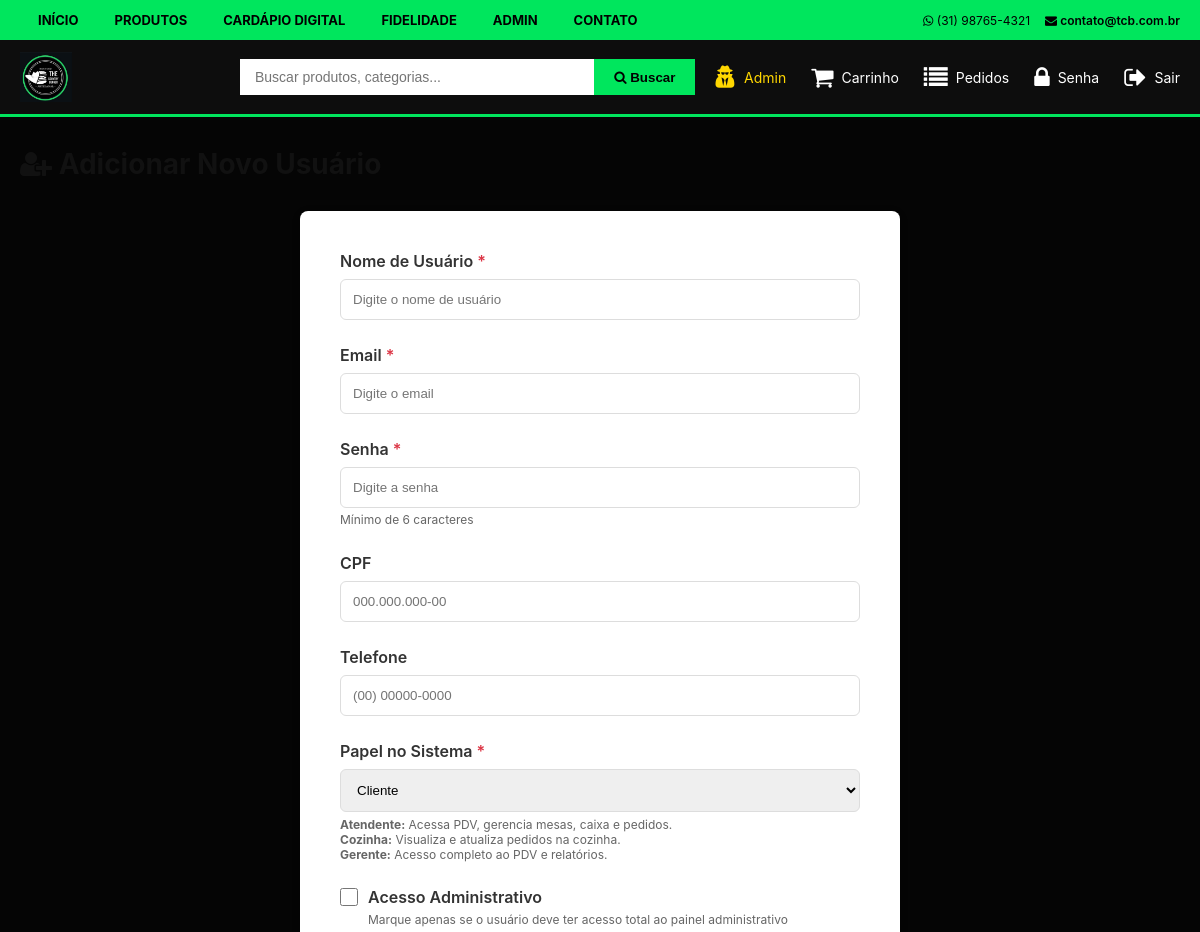
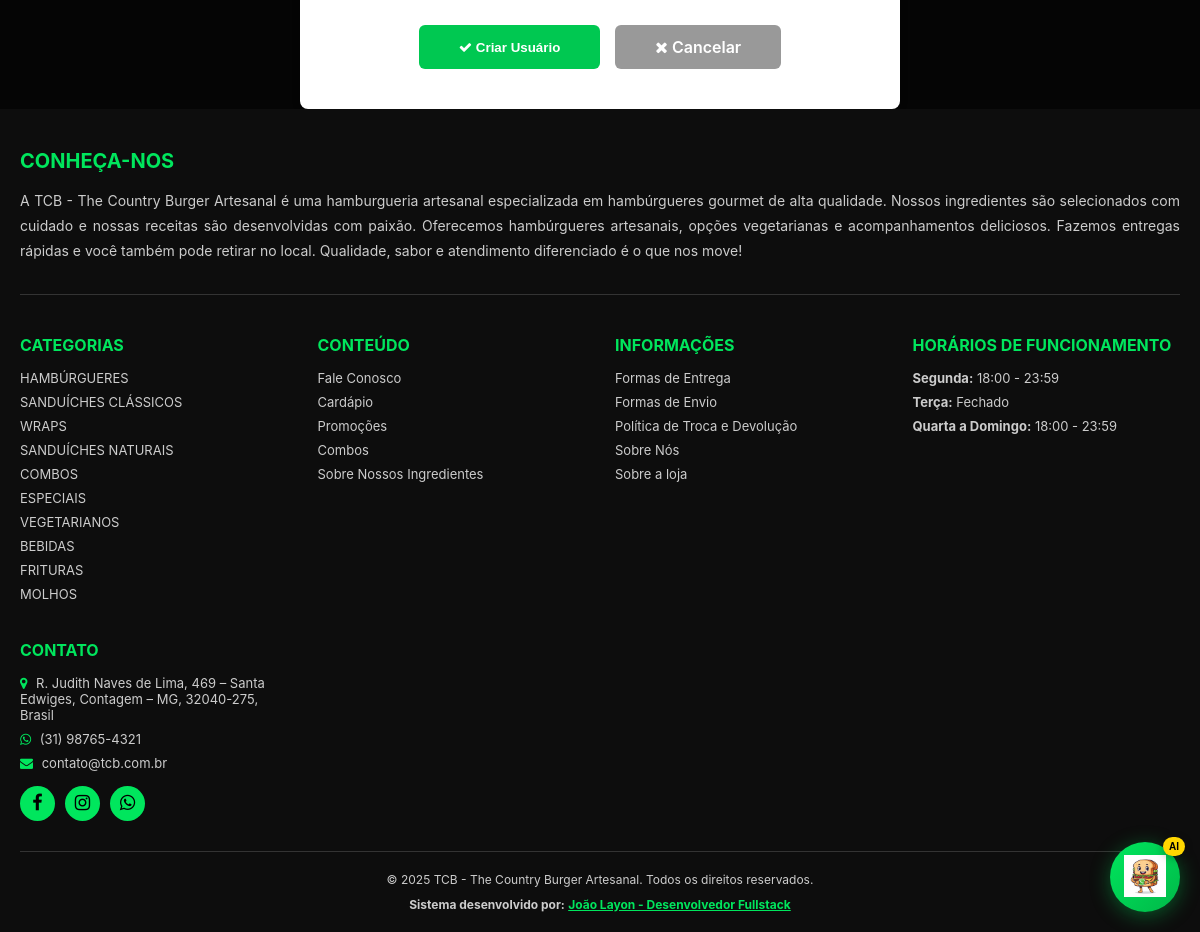
The app's page /admin/usuarios/adicionar (signed in) with its own data (2 pictures, top to bottom).
### app/models.py (models this page shows)
class Category(db.Model):
    id = db.Column(db.Integer, primary_key=True)
    name = db.Column(db.String(100), nullable=False, unique=True)
    description = db.Column(db.Text)
    image_url = db.Column(db.String(500))
    created_at = db.Column(db.DateTime, default=utcnow_brasilia)
    products = db.relationship('Product', backref='category', lazy=True)

### app/routes/admin.py (the view, shortened to what this page needs)
@admin_bp.route('/usuarios/adicionar', methods=['GET', 'POST'])
@login_required
@admin_required
def add_user():
    return render_template('admin/add_user.html')

### app/models.py (called while the page is built)
    @staticmethod
    def get_setting(key, default=None):
        setting = StoreSettings.query.filter_by(setting_key=key).first()
        return setting.setting_value if setting else default

### app/routes/admin.py (called while the page is built)
def admin_required(f):
    @wraps(f)
    def decorated_function(*args, **kwargs):
        if not current_user.is_authenticated or not current_user.is_admin:
            flash('Acesso restrito a administradores.', 'danger')
            return redirect(url_for('main.index'))
        return f(*args, **kwargs)
    return decorated_function

### app/templates/admin/add_user.html (shortened to what this page needs)
{% extends "base.html" %}
{% block content %}
<div class="content_section" style="margin-top: 30px;">
    <h2 style="font-size: 28px; margin-bottom: 30px; color: #111;">
        <i class="fa fa-user-plus"></i> Adicionar Novo Usuário
    </h2>
    <div style="background: #fff; padding: 40px; border-radius: 8px; box-shadow: 0 2px 10px rgba(0,0,0,0.1); max-width: 600px; margin: 0 auto;">
        <form method="POST">
            <div style="margin-bottom: 25px;">
                <label style="display: block; margin-bottom: 8px; font-weight: 600; color: #333;">
                    Nome de Usuário <span style="color: #dc3545;">*</span>
                </label>
                <input type="text" name="username" required class="input" style="width: 100%; padding: 12px; border: 1px solid #ddd; border-radius: 6px;" placeholder="Digite o nome de usuário">
            </div>
            <div style="margin-bottom: 25px;">
                <label style="display: block; margin-bottom: 8px; font-weight: 600; color: #333;">
                    Email <span style="color: #dc3545;">*</span>
                </label>
                <input type="email" name="email" required class="input" style="width: 100%; padding: 12px; border: 1px solid #ddd; border-radius: 6px;" placeholder="Digite o email">
            </div>
            <div style="margin-bottom: 25px;">
                <label style="display: block; margin-bottom: 8px; font-weight: 600; color: #333;">
                    Senha <span style="color: #dc3545;">*</span>
                </label>
                <input type="password" name="password" required class="input" style="width: 100%; padding: 12px; border: 1px solid #ddd; border-radius: 6px;" placeholder="Digite a senha" minlength="6">
                <small style="color: #666; font-size: 12px;">Mínimo de 6 caracteres</small>
            </div>
            <div style="margin-bottom: 25px;">
                <label style="display: block; margin-bottom: 8px; font-weight: 600; color: #333;">CPF</label>
                <input type="text" name="cpf" class="input" style="width: 100%; padding: 12px; border: 1px solid #ddd; border-radius: 6px;" placeholder="000.000.000-00" maxlength="14">
            </div>
            <div style="margin-bottom: 25px;">
                <label style="display: block; margin-bottom: 8px; font-weight: 600; color: #333;">Telefone</label>
                <input type="tel" name="phone" class="input" style="width: 100%; padding: 12px; border: 1px solid #ddd; border-radius: 6px;" placeholder="(00) 00000-0000">
            </div>
            <div style="margin-bottom: 25px;">
                <label style="display: block; margin-bottom: 8px; font-weight: 600; color: #333;">
                    Papel no Sistema <span style="color: #dc3545;">*</span>
                </label>
                <select name="role" required class="input" style="width: 100%; padding: 12px; border: 1px solid #ddd; border-radius: 6px;">
                    <option value="customer">Cliente</option>
                </select>
                <small style="color: #666; font-size: 12px; display: block; margin-top: 5px;">
                    <strong>Atendente:</strong> Acessa PDV, gerencia mesas, caixa e pedidos.<br>
                    <strong>Cozinha:</strong> Visualiza e atualiza pedidos na cozinha.<br>
                    <strong>Gerente:</strong> Acesso completo ao PDV e relatórios.
                </small>
            </div>
            <div style="margin-bottom: 30px;">
                <label style="display: flex; align-items: center; cursor: pointer;">
                    <input type="checkbox" name="is_admin" style="margin-right: 10px; width: 18px; height: 18px;">
                    <span style="font-weight: 600; color: #333;">Acesso Administrativo</span>
                </label>
                <small style="color: #666; font-size: 12px; margin-left: 28px; display: block; margin-top: 5px;">
                    Marque apenas se o usuário deve ter acesso total ao painel administrativo
                </small>
            </div>
            <div style="display: flex; gap: 15px; justify-content: center;">
                <button type="submit" class="btn" style="background: #00C851; color: #fff; padding: 12px 40px; border-radius: 6px; border: none; cursor: pointer; font-weight: 600;">
                    <i class="fa fa-check"></i> Criar Usuário
                </button>
                <a href="{{ url_for('admin.users') }}" class="btn" style="background: #999; color: #fff; padding: 12px 40px; border-radius: 6px; text-decoration: none; font-weight: 600;">
                    <i class="fa fa-times"></i> Cancelar
                </a>
            </div>
        </form>
    </div>
</div>
{% endblock %}

### app/templates/base.html (shortened to what this page needs)
<!DOCTYPE html>
<html lang="pt-BR">
<head>
    <link rel="stylesheet" href="https://cdnjs.cloudflare.com/ajax/libs/font-awesome/4.7.0/css/font-awesome.min.css">
    <link rel="stylesheet" href="{{ url_for('static', filename='css/style.css') }}">
</head>
<body>
    <nav class="top_nav">
        <div class="top_nav_container">
            <ul class="top_nav_left">
                <li><a href="{{ url_for('main.index') }}">Início</a></li>
                <li><a href="{{ url_for('main.index') }}#produtos">Produtos</a></li>
                <li><a href="{{ url_for('digital_menu.index') }}">Cardápio Digital</a></li>
                {% if current_user.is_authenticated %}
                <li><a href="{{ url_for('loyalty.index') }}">Fidelidade</a></li>
                {% endif %}
                {% if current_user.is_authenticated and current_user.is_admin %}
                <li><a href="{{ url_for('admin.dashboard') }}">Admin</a></li>
                {% endif %}
                <li><a href="#contato">Contato</a></li>
            </ul>
            <div class="top_nav_right">
                <span><i class="fa fa-whatsapp"></i> {{ store_settings.store_phone }}</span>
                <a href="mailto:{{ store_settings.store_email }}"><i class="fa fa-envelope"></i> {{ store_settings.store_email }}</a>
            </div>
        </div>
    </nav>
    <header class="header_main">
        <div class="header_main_container">
            <a href="{{ url_for('main.index') }}" class="logo">
                {% if store_settings.store_logo %}
                    <img src="{{ store_settings.store_logo }}" alt="{{ store_settings.store_name }}" style="height: 50px;">
                {% else %}
                    <h1 style="color: var(--color-red); font-size: 24px; font-weight: 700; margin: 0;">{{ store_settings.store_name }}</h1>
                {% endif %}
            </a>
            <form class="search-form" action="{{ url_for('main.search') }}" method="GET">
                <input type="text" name="q" class="search-input" placeholder="Buscar produtos, categorias..." value="{{ request.args.get('q', '') }}">
                <button type="submit" class="search-btn">
                    <i class="fa fa-search"></i> Buscar
                </button>
            </form>
            <div class="header_actions">
                {% if current_user.is_authenticated %}
                    {% if current_user.is_admin %}
                        <a href="{{ url_for('admin.dashboard') }}" class="header_action" style="color: #FFD700;">
                            <i class="fa fa-user-secret"></i>
                            <span>Admin</span>
                        </a>
                    {% endif %}
                    <a href="{{ url_for('cart.view_cart') }}" class="header_action">
                        <i class="fa fa-shopping-cart"></i>
                        <span>Carrinho</span>
                    </a>
                    <a href="{{ url_for('cart.my_orders') }}" class="header_action">
                        <i class="fa fa-list"></i>
                        <span>Pedidos</span>
                    </a>
                    <a href="{{ url_for('auth.change_password') }}" class="header_action">
                        <i class="fa fa-lock"></i>
                        <span>Senha</span>
                    </a>
                    <a href="{{ url_for('auth.logout') }}" class="header_action">
                        <i class="fa fa-sign-out"></i>
                        <span>Sair</span>
                    </a>
                {% endif %}
            </div>
        </div>
    </header>
    {% block content %}{% endblock %}
    <div id="aiChatWidget" class="ai-chat-widget">
        <button id="aiChatToggle" class="ai-chat-toggle" title="Assistente Virtual">
            <img src="{{ url_for('static', filename='images/sandwich_whatsapp_mascot.png') }}" alt="Assistente Virtual" class="ai-chat-icon">
            <span class="ai-chat-badge">AI</span>
        </button>
    </div>
    <footer class="footer">
        <div class="footer_container">
            <div class="footer_about">
                <h3>CONHEÇA-NOS</h3>
                <p>A {{ store_settings.store_name }} é uma hamburgueria artesanal especializada em hambúrgueres gourmet de alta qualidade. Nossos ingredientes são selecionados com cuidado e nossas receitas são desenvolvidas com paixão. Oferecemos hambúrgueres artesanais, opções vegetarianas e acompanhamentos deliciosos. Fazemos entregas rápidas e você também pode retirar no local. Qualidade, sabor e atendimento diferenciado é o que nos move!</p>
            </div>
            <div class="footer_grid">
                <div class="footer_column">
                    <h3>Categorias</h3>
                    <ul>
                        {% for category in categories %}
                        <li><a href="{{ url_for('main.category_products', category_id=category.id) }}">{{ category.name|upper }}</a></li>
                        {% endfor %}
                    </ul>
                </div>
                <div class="footer_column">
                    <h3>Conteúdo</h3>
                    <ul>
                        <li><a href="#contato">Fale Conosco</a></li>
                        <li><a href="{{ url_for('main.index') }}">Cardápio</a></li>
                        <li><a href="{{ url_for('main.index') }}#produtos">Promoções</a></li>
                        <li><a href="#">Combos</a></li>
                        <li><a href="#">Sobre Nossos Ingredientes</a></li>
                    </ul>
                </div>
                <div class="footer_column">
                    <h3>Informações</h3>
                    <ul>
                        <li><a href="#">Formas de Entrega</a></li>
                        <li><a href="#">Formas de Envio</a></li>
                        <li><a href="#">Política de Troca e Devolução</a></li>
                        <li><a href="#">Sobre Nós</a></li>
                        <li><a href="#">Sobre a loja</a></li>
                    </ul>
                </div>
                <div class="footer_column">
                    <h3>Horários de Funcionamento</h3>
                    <ul>
                        <li><strong>Segunda:</strong> {{ store_settings.opening_hours_monday }}</li>
                        <li><strong>Terça:</strong> {{ store_settings.opening_hours_tuesday }}</li>
                        <li><strong>Quarta a Domingo:</strong> {{ store_settings.opening_hours_wednesday }}</li>
                    </ul>
                </div>
                <div class="footer_column">
                    <h3>Contato</h3>
                    <ul>
                        <li><i class="fa fa-map-marker"></i> {{ store_settings.store_address }}</li>
                        <li><i class="fa fa-whatsapp"></i> {{ store_settings.store_phone }}</li>
                        <li><i class="fa fa-envelope"></i> {{ store_settings.store_email }}</li>
                    </ul>
                    <div class="footer_social">
                        <a href="#" title="Facebook"><i class="fa fa-facebook"></i></a>
                        <a href="#" title="Instagram"><i class="fa fa-instagram"></i></a>
                        <a href="https://wa.me/{{ store_settings.store_whatsapp }}" target="_blank" title="WhatsApp"><i class="fa fa-whatsapp"></i></a>
                    </div>
                </div>
            </div>
            <div class="footer_bottom">
                <p>&copy; 2025 {{ store_settings.store_name }}. Todos os direitos reservados.</p>
                <p style="margin-top: 10px;">
                    <strong>Sistema desenvolvido por:</strong>
                    <a href="https://dujao22.github.io/Apresentacao_Solucoes_Digitais-/" target="_blank" style="color: var(--color-red); font-weight: bold;">
                        João Layon - Desenvolvedor Fullstack
                    </a>
                </p>
            </div>
        </div>
    </footer>
</body>
</html>

### records on screen
Category: name "HAMBÚRGUERES"
Category: name "SANDUÍCHES CLÁSSICOS"
Category: name "WRAPS"
Category: name "SANDUÍCHES NATURAIS"
Category: name "COMBOS"
Category: name "ESPECIAIS"
Category: name "VEGETARIANOS"
Category: name "BEBIDAS"
Category: name "FRITURAS"
Category: name "MOLHOS"

### other values on screen
{{ store_settings.store_phone }} "(31) 98765-4321"
{{ store_settings.store_email }} "contato@tcb.com.br"
{{ store_settings.store_name }} "TCB - The Country Burger Artesanal"
{{ store_settings.opening_hours_monday }} "18:00 - 23:59"
{{ store_settings.opening_hours_tuesday }} "Fechado"
{{ store_settings.opening_hours_wednesday }} "18:00 - 23:59"
{{ store_settings.store_address }} "R. Judith Naves de Lima, 469 – Santa Edwiges, Contagem – MG, 32040-275, Brasil"
